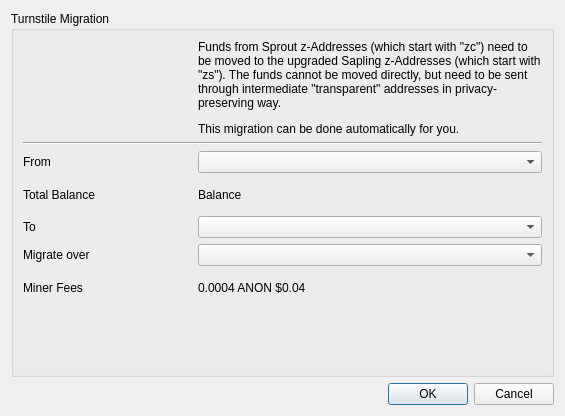
<?xml version="1.0" encoding="UTF-8"?>
<ui version="4.0">
 <class>Turnstile</class>
 <widget class="QDialog" name="Turnstile">
  <property name="geometry">
   <rect>
    <x>0</x>
    <y>0</y>
    <width>565</width>
    <height>416</height>
   </rect>
  </property>
  <property name="windowTitle">
   <string>Turnstile Migration</string>
  </property>
  <layout class="QVBoxLayout" name="verticalLayout">
   <item>
    <widget class="QGroupBox" name="groupBox">
     <property name="title">
      <string>Turnstile Migration</string>
     </property>
     <layout class="QVBoxLayout" name="verticalLayout_2">
      <item>
       <layout class="QGridLayout" name="gridLayout">
        <item row="0" column="0">
         <widget class="QLabel" name="msgIcon">
          <property name="text">
           <string/>
          </property>
          <property name="alignment">
           <set>Qt::AlignCenter</set>
          </property>
         </widget>
        </item>
        <item row="5" column="0">
         <widget class="QLabel" name="label_2">
          <property name="sizePolicy">
           <sizepolicy hsizetype="Minimum" vsizetype="Preferred">
            <horstretch>0</horstretch>
            <verstretch>0</verstretch>
           </sizepolicy>
          </property>
          <property name="text">
           <string>Migrate over</string>
          </property>
         </widget>
        </item>
        <item row="2" column="0">
         <widget class="QLabel" name="label">
          <property name="sizePolicy">
           <sizepolicy hsizetype="Minimum" vsizetype="Preferred">
            <horstretch>0</horstretch>
            <verstretch>0</verstretch>
           </sizepolicy>
          </property>
          <property name="text">
           <string>From</string>
          </property>
         </widget>
        </item>
        <item row="2" column="1" colspan="2">
         <widget class="AddressCombo" name="migrateZaddList">
          <property name="sizePolicy">
           <sizepolicy hsizetype="Expanding" vsizetype="Fixed">
            <horstretch>0</horstretch>
            <verstretch>0</verstretch>
           </sizepolicy>
          </property>
          <property name="editable">
           <bool>false</bool>
          </property>
          <property name="currentText">
           <string/>
          </property>
         </widget>
        </item>
        <item row="5" column="1" colspan="2">
         <widget class="QComboBox" name="privLevel">
          <property name="sizePolicy">
           <sizepolicy hsizetype="Expanding" vsizetype="Fixed">
            <horstretch>0</horstretch>
            <verstretch>0</verstretch>
           </sizepolicy>
          </property>
         </widget>
        </item>
        <item row="0" column="1" colspan="2">
         <widget class="QLabel" name="label_8">
          <property name="text">
           <string>&lt;html&gt;&lt;head/&gt;&lt;body&gt;&lt;p&gt;Funds from Sprout z-Addresses (which start with &amp;quot;zc&amp;quot;) need to be moved to the upgraded Sapling z-Addresses (which start with &amp;quot;zs&amp;quot;). The funds cannot be moved directly, but need to be sent through intermediate &amp;quot;transparent&amp;quot; addresses in privacy-preserving way.&lt;/p&gt;&lt;p&gt;This migration can be done automatically for you.&lt;/p&gt;&lt;/body&gt;&lt;/html&gt;</string>
          </property>
          <property name="wordWrap">
           <bool>true</bool>
          </property>
         </widget>
        </item>
        <item row="4" column="0">
         <widget class="QLabel" name="label_9">
          <property name="sizePolicy">
           <sizepolicy hsizetype="Minimum" vsizetype="Preferred">
            <horstretch>0</horstretch>
            <verstretch>0</verstretch>
           </sizepolicy>
          </property>
          <property name="text">
           <string>To</string>
          </property>
         </widget>
        </item>
        <item row="4" column="1" colspan="2">
         <widget class="AddressCombo" name="migrateTo"/>
        </item>
        <item row="1" column="0" colspan="3">
         <widget class="Line" name="line">
          <property name="orientation">
           <enum>Qt::Horizontal</enum>
          </property>
         </widget>
        </item>
        <item row="3" column="1">
         <widget class="QLabel" name="fromBalance">
          <property name="text">
           <string>Balance</string>
          </property>
         </widget>
        </item>
        <item row="7" column="0" rowspan="2" colspan="3">
         <spacer name="verticalSpacer">
          <property name="orientation">
           <enum>Qt::Vertical</enum>
          </property>
          <property name="sizeHint" stdset="0">
           <size>
            <width>20</width>
            <height>40</height>
           </size>
          </property>
         </spacer>
        </item>
        <item row="6" column="0">
         <widget class="QLabel" name="label_5">
          <property name="sizePolicy">
           <sizepolicy hsizetype="Minimum" vsizetype="Preferred">
            <horstretch>0</horstretch>
            <verstretch>0</verstretch>
           </sizepolicy>
          </property>
          <property name="text">
           <string>Miner Fees</string>
          </property>
         </widget>
        </item>
        <item row="6" column="1" colspan="2">
         <widget class="QLabel" name="minerFee">
          <property name="sizePolicy">
           <sizepolicy hsizetype="Expanding" vsizetype="Preferred">
            <horstretch>0</horstretch>
            <verstretch>0</verstretch>
           </sizepolicy>
          </property>
          <property name="text">
           <string notr="true">0.0004 ANON $0.04</string>
          </property>
          <property name="alignment">
           <set>Qt::AlignLeading|Qt::AlignLeft|Qt::AlignVCenter</set>
          </property>
         </widget>
        </item>
        <item row="3" column="0">
         <widget class="QLabel" name="label_3">
          <property name="text">
           <string>Total Balance</string>
          </property>
         </widget>
        </item>
       </layout>
      </item>
     </layout>
    </widget>
   </item>
   <item>
    <widget class="QDialogButtonBox" name="buttonBox">
     <property name="orientation">
      <enum>Qt::Horizontal</enum>
     </property>
     <property name="standardButtons">
      <set>QDialogButtonBox::Cancel|QDialogButtonBox::Ok</set>
     </property>
    </widget>
   </item>
  </layout>
 </widget>
 <customwidgets>
  <customwidget>
   <class>AddressCombo</class>
   <extends>QComboBox</extends>
   <header>addresscombo.h</header>
  </customwidget>
 </customwidgets>
 <resources/>
 <connections>
  <connection>
   <sender>buttonBox</sender>
   <signal>accepted()</signal>
   <receiver>Turnstile</receiver>
   <slot>accept()</slot>
   <hints>
    <hint type="sourcelabel">
     <x>248</x>
     <y>254</y>
    </hint>
    <hint type="destinationlabel">
     <x>157</x>
     <y>274</y>
    </hint>
   </hints>
  </connection>
  <connection>
   <sender>buttonBox</sender>
   <signal>rejected()</signal>
   <receiver>Turnstile</receiver>
   <slot>reject()</slot>
   <hints>
    <hint type="sourcelabel">
     <x>316</x>
     <y>260</y>
    </hint>
    <hint type="destinationlabel">
     <x>286</x>
     <y>274</y>
    </hint>
   </hints>
  </connection>
 </connections>
</ui>
